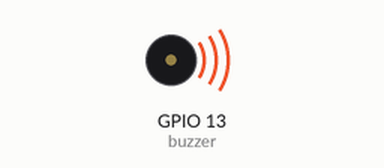
This program was run on a simulated ESP32 board running MicroPython. Parts: buzzer (waves = sounding). At 5.0 s the program stops and its outputs stay as they are.

Above: at 0.2 s.
Timing chart, 0 to 3.0 s (numbered marks = the images above):
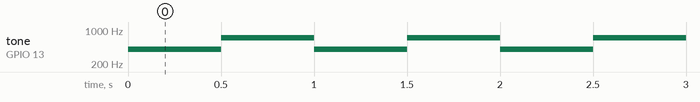

The program:

diy9_1.py
```python
# -*- coding: utf-8 -*-

"""
   程式說明請參閱9-9頁
"""

from machine import Pin, PWM
import time

buzzer = PWM(Pin(13, Pin.OUT), duty=10)

def sndEffect():
    buzzer.freq(400)
    time.sleep(0.5)
    buzzer.freq(700)
    time.sleep(0.5)

for i in range(5):
    sndEffect()

buzzer.deinit()
```

Measured:
- by itself, tone on GPIO 13 (buzzer): repeats every 1.0 s: 700 Hz 0.50 s, 400 Hz 0.50 s
